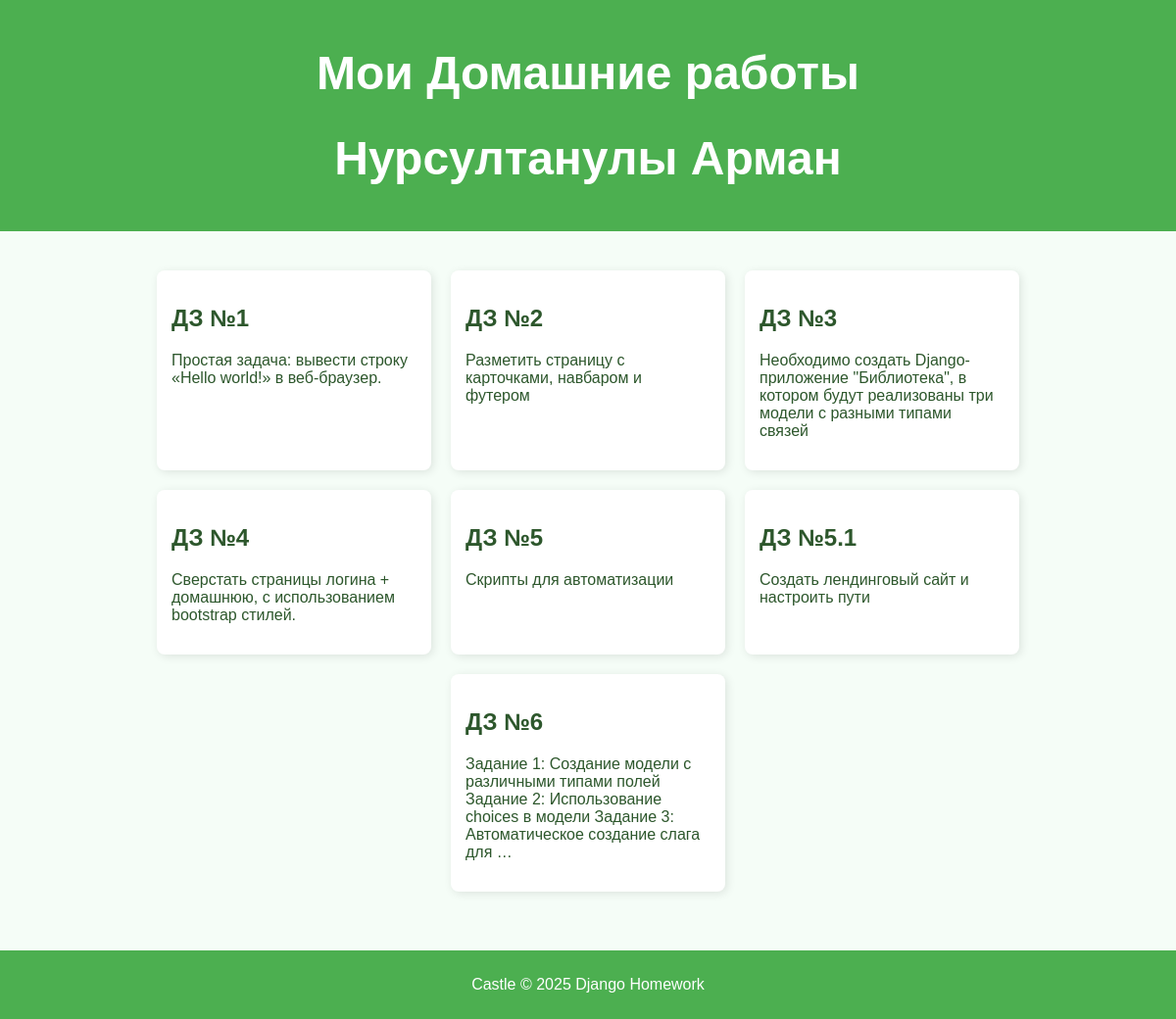
The app's page /, older data.
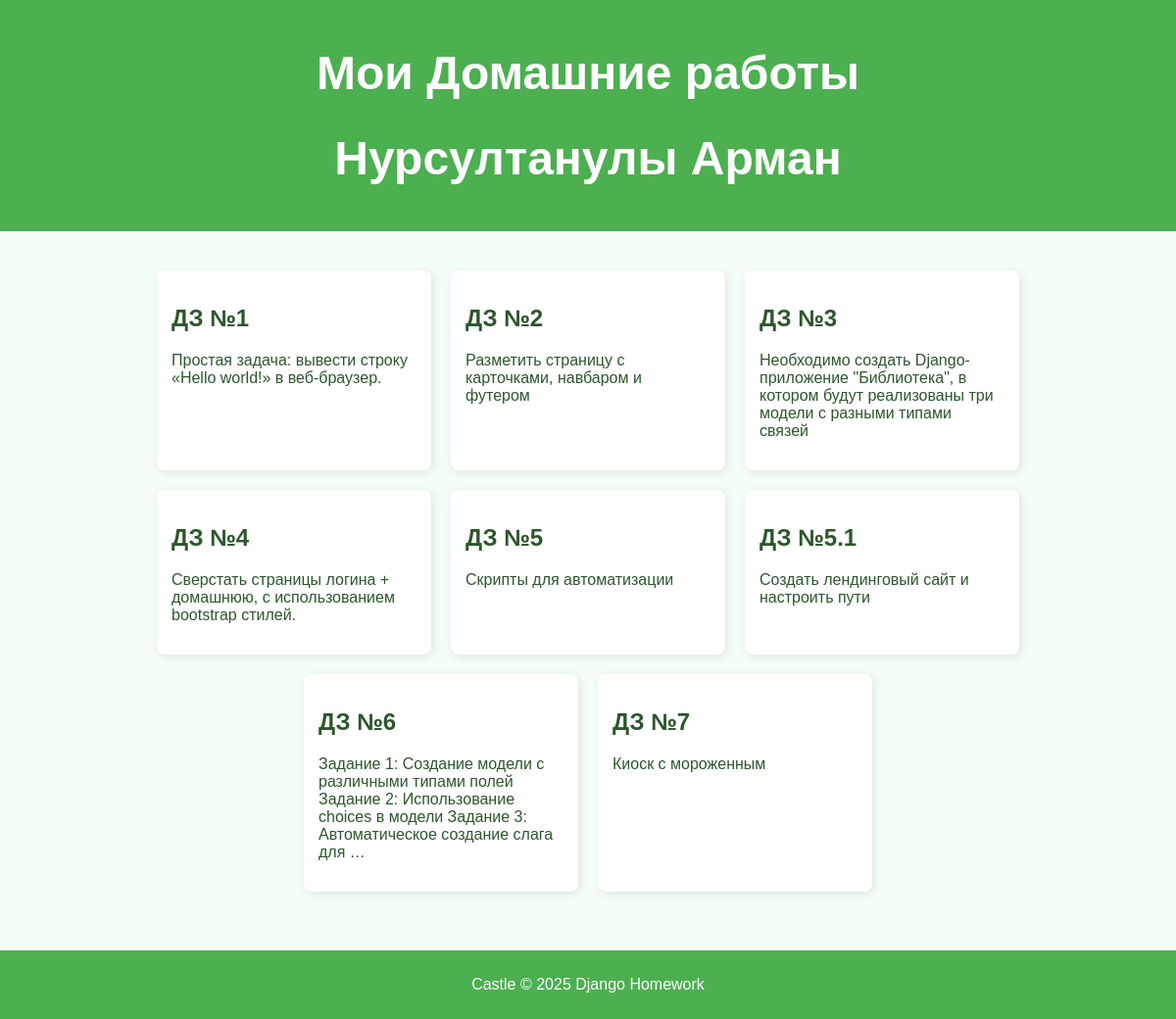
The same page, newer data.
### homework/models.py (models this page shows, shortened)
class Homework(models.Model):
    title = models.CharField(max_length=200)
    description = models.TextField()
    created_at = models.DateTimeField(auto_now_add=True)
    json_data = models.JSONField(blank=True, null=True)

### homework/views.py (the view)
# urls.py: path('', views.home, name='home'),
def home(request):
    homeworks = models.Homework.objects.all()
    return render(request, 'homework/home.html', {'homeworks': homeworks})

### homework/templates/homework/home.html (shortened to what this page needs)
{% load static %}
<!DOCTYPE html>
<html lang="ru">
<head>
    <link rel="stylesheet" href="{% static 'styles.css' %}">
</head>
<body>
    <header>
        <h1>Мои Домашние работы</h1>
        <h1>Нурсултанулы Арман</h1>
    </header>
    <main id="main">
        <div class="container">
            <div class="cards">
                {% for hw in homeworks %}
                    <a href="{% url 'homework_detail' hw.id %}" class="card">
                        <h2>{{ hw.title }}</h2>
                        <p>{{ hw.description|truncatewords:20 }}</p>
                    </a>
                {% empty %}
                    <p>Нет заданий</p>
                {% endfor %}
            </div>
        </div>
    </main>
    <footer>
        <p>Castle © 2025 Django Homework</p>
    </footer>
</body>
</html>

Row changes from the older to the newer data that the page shows:
added Homework: title "ДЗ №7", description "Киоск с мороженным"
